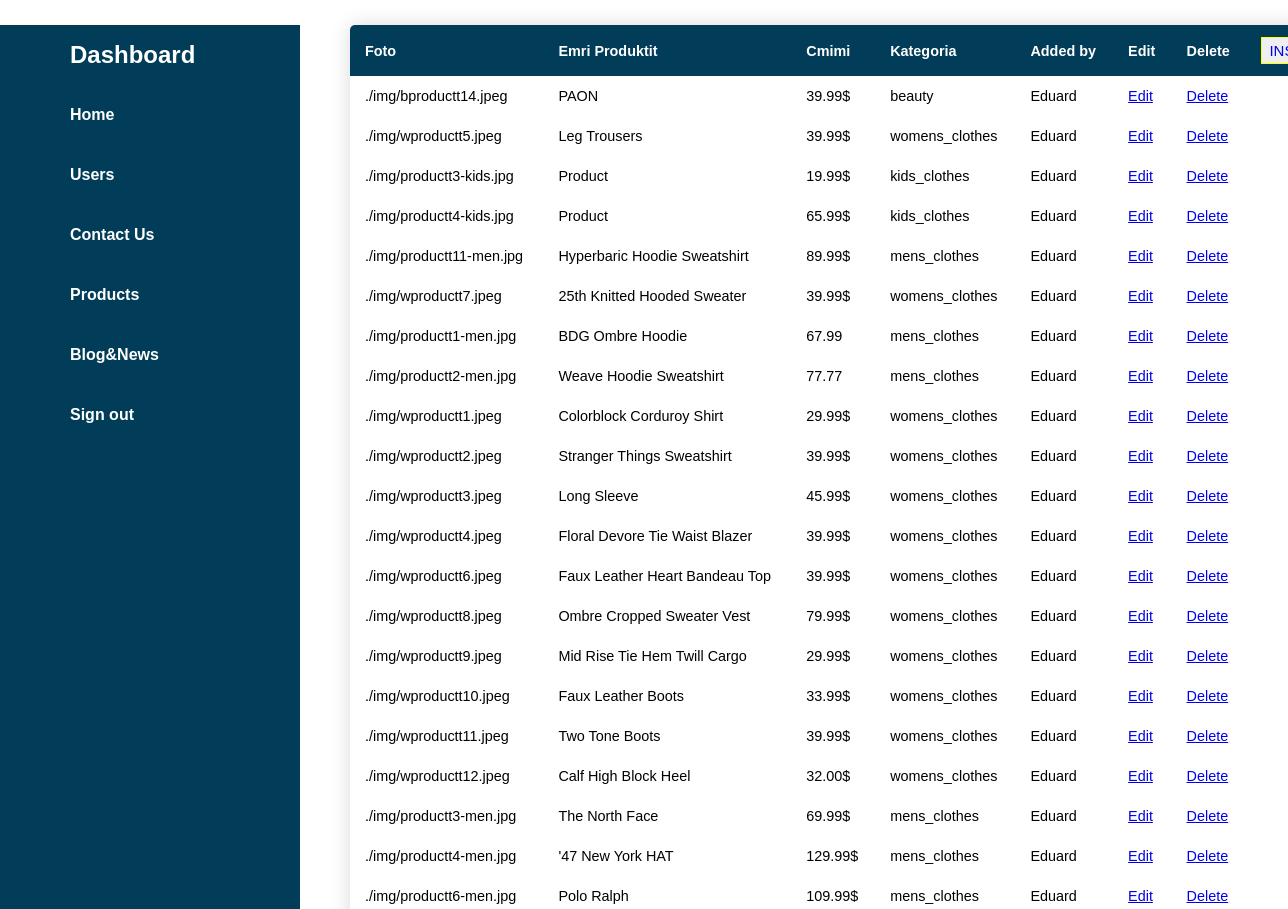
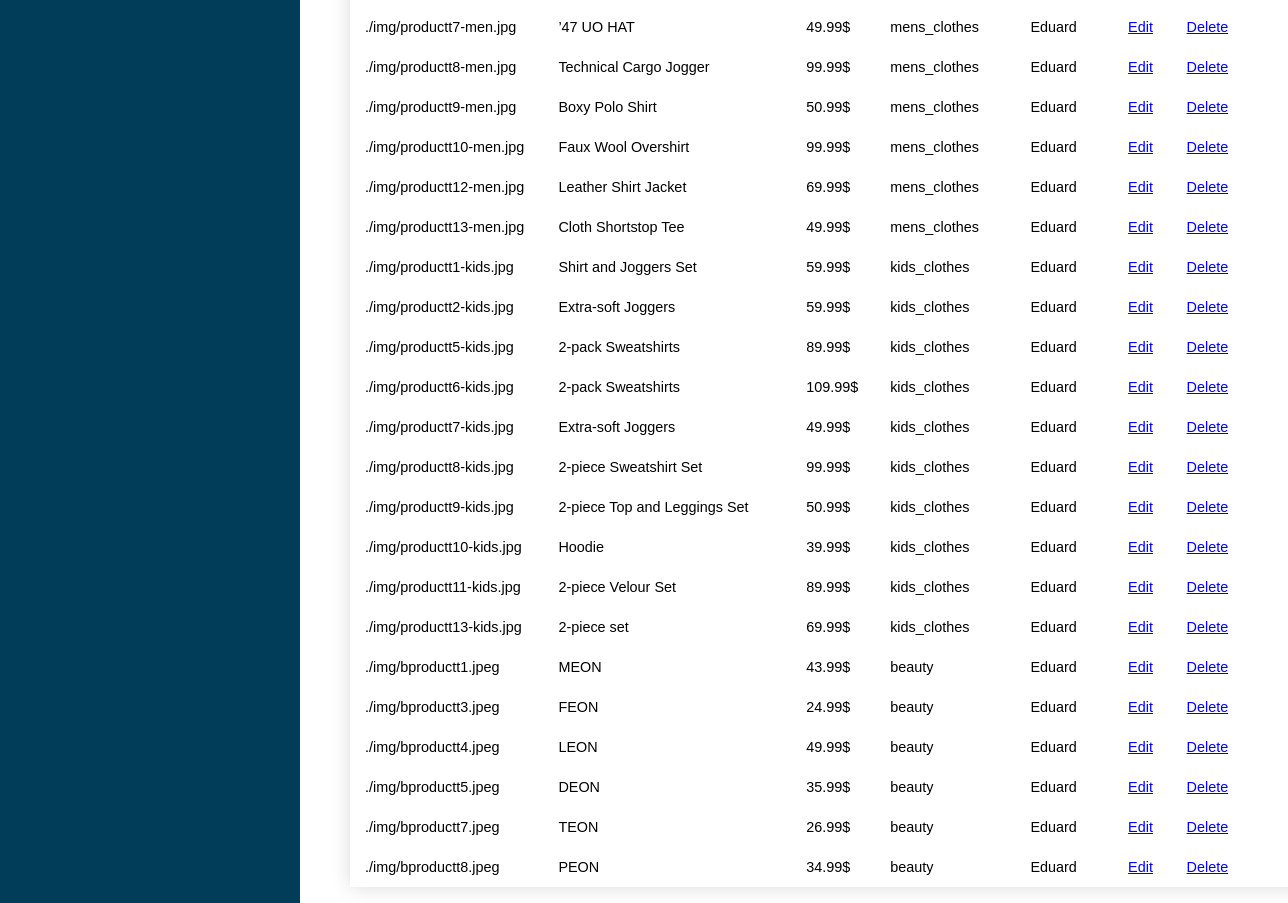
/views/produktet.php (signed in), run on an earlier commit of the app's database (2 pictures, top to bottom).
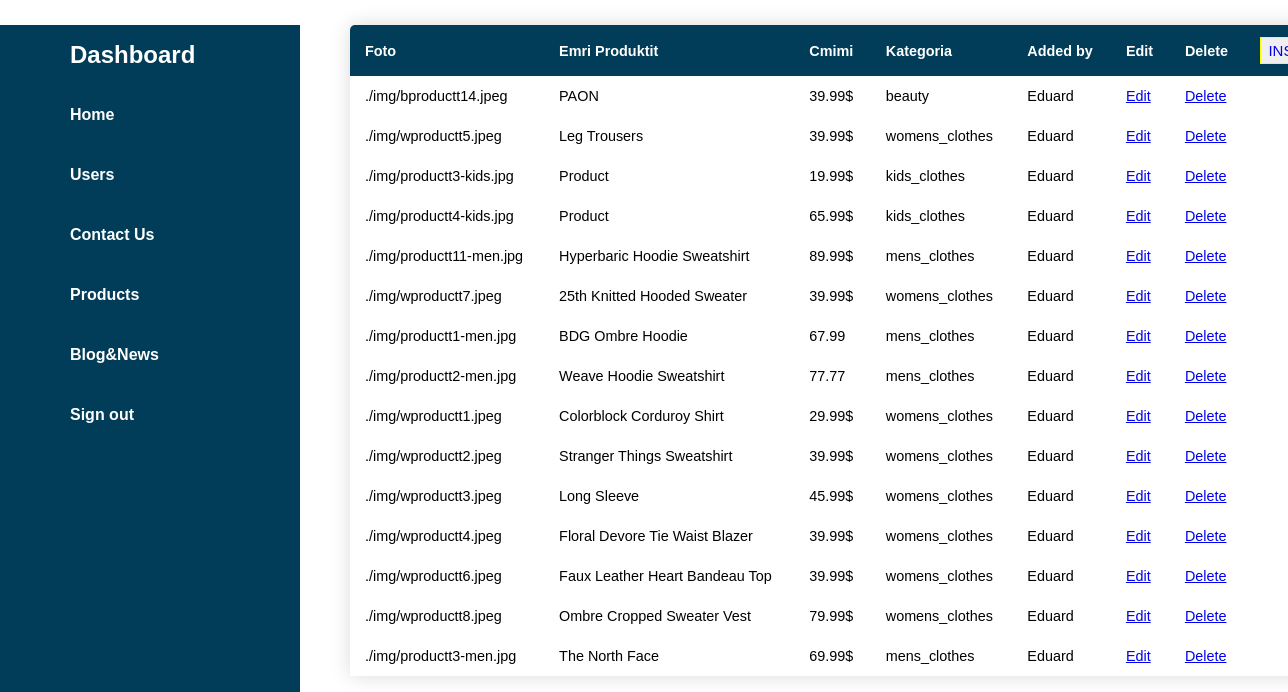
And on a later commit of the database.
### tables this page shows
CREATE TABLE `produktet` (
  `ID` int(11) NOT NULL,
  `foto_produktit` varchar(255) NOT NULL,
  `emri_produktit` varchar(255) NOT NULL,
  `cmimi_produktit` varchar(255) NOT NULL,
  `kategoria` varchar(255) NOT NULL,
  `added` varchar(255) DEFAULT NULL
);

### controllers/databaseConfig.php (called while the page is built, shortened)
<?php
class DatabasePDOConfiguration
{
    private $connection;
    private $host = "localhost";
    private $username = "root";
    private $dbName = "projekti";
    private $password = "";
    protected function getConnection()
    {
        return $this->connection;
    }
    private function createConnection()
    {
        $this->connection = new PDO("mysql:host=$this->host;dbname=$this->dbName", $this->username, $this->password);
        $this->connection->setAttribute(PDO::ATTR_ERRMODE, PDO::ERRMODE_EXCEPTION);
    }
}

### controllers/MenuController.php (called while the page is built, shortened)
<?php
    require_once 'databaseConfig.php';
    class MenuController extends DatabasePDOConfiguration{
        public $db;
        public function __construct(){
            $this->db = $this->getConnection();
        }
        public function readData(){
            $query = $this->db->query('SELECT * from produktet');
            return  $query ->fetchAll();
        }
    }
?>

### views/produktet.php (the view, shortened to what this page needs)
<?php
require_once '../controllers/MenuController.php';
include_once '../includes/dashboard.php';
?>
        <div class="dashboard">
            <table class="content-table">
                <thead>
                    <tr>
                        <th>Foto</th>
                        <th>Emri Produktit</th>
                        <th>Cmimi</th>
                        <th>Kategoria</th>
                        <th>Added by</th>
                        <th>Edit</th>
                        <th>Delete</th>
                        <th><button id="btn"><a href="insert-products.php">INSERT</a></button></th>
                    </tr>
                </thead>
                <tbody>
                    <?php
                    $p = new MenuController;
                    $allProducts = $p -> readData();
                    foreach($allProducts as $product): ?>
                    <tr>
                        <td><?php echo $product['foto_produktit'];?></td>
                        <td><?php echo $product['emri_produktit'];?></td>
                        <td><?php echo $product['cmimi_produktit']; ?></td>
                        <td><?php echo $product['kategoria'];?></td>
                        <td><?php echo $product['added'];?></td>
                        <td><a href="edit-products.php? id=<?php echo $product['ID']; ?>">Edit</a></td>
                        <td><a href="delete-products.php? id=<?php echo $product['ID']; ?>">Delete</a></td>
                    </tr>
                    <?php endforeach; ?>
                </tbody>
            </table>
        </div>

What changed in the data, as far as the page shows it:
removed produktet: foto_produktit "./img/wproductt9.jpeg", emri_produktit "Mid Rise Tie Hem Twill Cargo", cmimi_produktit "29.99$", kategoria "womens_clothes", added "Eduard"
removed produktet: foto_produktit "./img/wproductt10.jpeg", emri_produktit "Faux Leather Boots", cmimi_produktit "33.99$", kategoria "womens_clothes", added "Eduard"
removed produktet: foto_produktit "./img/wproductt11.jpeg", emri_produktit "Two Tone Boots", cmimi_produktit "39.99$", kategoria "womens_clothes", added "Eduard"
removed produktet: foto_produktit "./img/wproductt12.jpeg", emri_produktit "Calf High Block Heel", cmimi_produktit "32.00$", kategoria "womens_clothes", added "Eduard"
removed produktet: foto_produktit "./img/productt4-men.jpg", emri_produktit "'47 New York HAT", cmimi_produktit "129.99$", kategoria "mens_clothes", added "Eduard"
removed produktet: foto_produktit "./img/productt6-men.jpg", emri_produktit "Polo Ralph", cmimi_produktit "109.99$", kategoria "mens_clothes", added "Eduard"
removed produktet: foto_produktit "./img/productt7-men.jpg", emri_produktit "’47 UO HAT", cmimi_produktit "49.99$", kategoria "mens_clothes", added "Eduard"
removed produktet: foto_produktit "./img/productt8-men.jpg", emri_produktit "Technical Cargo Jogger", cmimi_produktit "99.99$", kategoria "mens_clothes", added "Eduard"
removed produktet: foto_produktit "./img/productt9-men.jpg", emri_produktit "Boxy Polo Shirt", cmimi_produktit "50.99$", kategoria "mens_clothes", added "Eduard"
removed produktet: foto_produktit "./img/productt10-men.jpg", emri_produktit "Faux Wool Overshirt", cmimi_produktit "99.99$", kategoria "mens_clothes", added "Eduard"
removed produktet: foto_produktit "./img/productt12-men.jpg", emri_produktit "Leather Shirt Jacket", cmimi_produktit "69.99$", kategoria "mens_clothes", added "Eduard"
removed produktet: foto_produktit "./img/productt13-men.jpg", emri_produktit "Cloth Shortstop Tee", cmimi_produktit "49.99$", kategoria "mens_clothes", added "Eduard"
removed produktet: foto_produktit "./img/productt1-kids.jpg", emri_produktit "Shirt and Joggers Set", cmimi_produktit "59.99$", kategoria "kids_clothes", added "Eduard"
removed produktet: foto_produktit "./img/productt2-kids.jpg", emri_produktit "Extra-soft Joggers", cmimi_produktit "59.99$", kategoria "kids_clothes", added "Eduard"
removed produktet: foto_produktit "./img/productt5-kids.jpg", emri_produktit "2-pack Sweatshirts", cmimi_produktit "89.99$", kategoria "kids_clothes", added "Eduard"
removed produktet: foto_produktit "./img/productt6-kids.jpg", emri_produktit "2-pack Sweatshirts", cmimi_produktit "109.99$", kategoria "kids_clothes", added "Eduard"
removed produktet: foto_produktit "./img/productt7-kids.jpg", emri_produktit "Extra-soft Joggers", cmimi_produktit "49.99$", kategoria "kids_clothes", added "Eduard"
removed produktet: foto_produktit "./img/productt8-kids.jpg", emri_produktit "2-piece Sweatshirt Set", cmimi_produktit "99.99$", kategoria "kids_clothes", added "Eduard"
removed produktet: foto_produktit "./img/productt9-kids.jpg", emri_produktit "2-piece Top and Leggings Set", cmimi_produktit "50.99$", kategoria "kids_clothes", added "Eduard"
removed produktet: foto_produktit "./img/productt10-kids.jpg", emri_produktit "Hoodie", cmimi_produktit "39.99$", kategoria "kids_clothes", added "Eduard"
removed produktet: foto_produktit "./img/productt11-kids.jpg", emri_produktit "2-piece Velour Set", cmimi_produktit "89.99$", kategoria "kids_clothes", added "Eduard"
removed produktet: foto_produktit "./img/productt13-kids.jpg", emri_produktit "2-piece set", cmimi_produktit "69.99$", kategoria "kids_clothes", added "Eduard"
removed produktet: foto_produktit "./img/bproductt1.jpeg", emri_produktit "MEON", cmimi_produktit "43.99$", kategoria "beauty", added "Eduard"
removed produktet: foto_produktit "./img/bproductt3.jpeg", emri_produktit "FEON", cmimi_produktit "24.99$", kategoria "beauty", added "Eduard"
removed produktet: foto_produktit "./img/bproductt4.jpeg", emri_produktit "LEON", cmimi_produktit "49.99$", kategoria "beauty", added "Eduard"
removed produktet: foto_produktit "./img/bproductt5.jpeg", emri_produktit "DEON", cmimi_produktit "35.99$", kategoria "beauty", added "Eduard"
removed produktet: foto_produktit "./img/bproductt7.jpeg", emri_produktit "TEON", cmimi_produktit "26.99$", kategoria "beauty", added "Eduard"
removed produktet: foto_produktit "./img/bproductt8.jpeg", emri_produktit "PEON", cmimi_produktit "34.99$", kategoria "beauty", added "Eduard"
